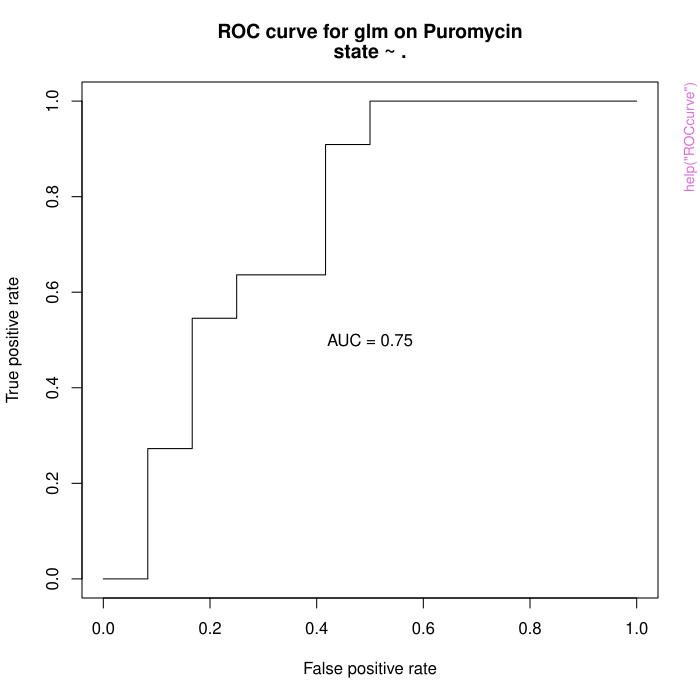

This figure's R source:
pkgname <- "smallstuff"
source(file.path(R.home("share"), "R", "examples-header.R"))
options(warn = 1)
options(pager = "console")
library('smallstuff')

base::assign(".oldSearch", base::search(), pos = 'CheckExEnv')
base::assign(".old_wd", base::getwd(), pos = 'CheckExEnv')
cleanEx()
nameEx("CI")
### * CI

flush(stderr()); flush(stdout())

### Name: CI
### Title: Normal Confidence Interval
### Aliases: CI

### ** Examples

CI()
CI(150,5,30,.9)



cleanEx()
nameEx("CVerror")
### * CVerror

flush(stderr()); flush(stdout())

### Name: CVerror
### Title: k-Fold Cross Validation Error Rate
### Aliases: CVerror

### ** Examples

mtcars$am=as.factor(mtcars$am)
gmod=glm(am~mpg,binomial,mtcars)
CVerror(gmod)



cleanEx()
nameEx("CVerrorknn")
### * CVerrorknn

flush(stderr()); flush(stdout())

### Name: CVerrorknn
### Title: k-Fold Cross Validation Error Rate for KNN
### Aliases: CVerrorknn

### ** Examples

mtcars$am=as.factor(mtcars$am)
CVerrorknn(mtcars[,c("mpg","hp")],mtcars$am)



cleanEx()
nameEx("ROCcurve")
### * ROCcurve

flush(stderr()); flush(stdout())

### Name: ROCcurve
### Title: Plot the ROC curve
### Aliases: ROCcurve

### ** Examples

gmod=glm(state~.,binomial,Puromycin)
ROCcurve(gmod)



cleanEx()
nameEx("ROCknn")
### * ROCknn

flush(stderr()); flush(stdout())

### Name: ROCknn
### Title: KNN ROC curve
### Aliases: ROCknn

### ** Examples

yhat=class::knn(Puromycin[,c("conc","rate")],Puromycin[,c("conc","rate")],
         Puromycin$state,10,prob=TRUE)
ROCknn(yhat,Puromycin$state)



cleanEx()
nameEx("allspan3D")
### * allspan3D

flush(stderr()); flush(stdout())

### Name: allspan3D
### Title: Plot Span and Vectors in 3D
### Aliases: allspan3D

### ** Examples

M=matrix(c(1,2,4,3,0,2),3)
oldpar <- par(mfrow=c(3,2))
allspan3D(M,cbind(M,M[,1]-M[,2]),V2=matrix(c(rep(0,6),M[,2]),3),col=c(2,2,1))
par(oldpar)



graphics::par(get("par.postscript", pos = 'CheckExEnv'))
cleanEx()
nameEx("allvectors3D")
### * allvectors3D

flush(stderr()); flush(stdout())

### Name: allvectors3D
### Title: Plot Vectors in 3D
### Aliases: allvectors3D

### ** Examples

a=c(2,4,8)
b=c(6,0,4)
oldpar <- par(mfrow=c(3,2))
allvectors3D(cbind(a,b,a-b),V2=matrix(c(rep(0,6),b),3))
par(oldpar)



graphics::par(get("par.postscript", pos = 'CheckExEnv'))
cleanEx()
nameEx("as_adj_def")
### * as_adj_def

flush(stderr()); flush(stdout())

### Name: as_adj_def
### Title: Create an adjacency matrix from a multigraph according to the
###   definition
### Aliases: as_adj_def

### ** Examples

g=igraph::graph_from_literal(1-2,2-2:3:3:4,3-4:5:6,5-1:1:1,6-6,simplify=FALSE)
as_adj_def(g)



cleanEx()
nameEx("coord2D")
### * coord2D

flush(stderr()); flush(stdout())

### Name: coord2D
### Title: Plot a 2D Coordinate System
### Aliases: coord2D

### ** Examples

coord2D()



cleanEx()
nameEx("coord3D")
### * coord3D

flush(stderr()); flush(stdout())

### Name: coord3D
### Title: Plot a 3D Coordinate System
### Aliases: coord3D

### ** Examples

coord3D()



cleanEx()
nameEx("crossing2")
### * crossing2

flush(stderr()); flush(stdout())

### Name: crossing2
### Title: Find Edge Crossings
### Aliases: crossing2

### ** Examples

g=igraph::graph_from_literal(1-2,2-3:4,3-4:5:6,5-1)
split=c("A","A","B","B","A","B")
igraph::V(g);split
igraph::E(g);crossing2(split,g)



cleanEx()
nameEx("dCohen")
### * dCohen

flush(stderr()); flush(stdout())

### Name: dCohen
### Title: Cohen's d
### Aliases: dCohen

### ** Examples

#one-sample
x=c(1:10,5,6,3:8)
dCohen(x,mu0=7)

#two-sample independent
y=1:15
dCohen(x,y)

#two-sample paired
dCohen(x,1:18,paired=TRUE)



cleanEx()
nameEx("dataSet")
### * dataSet

flush(stderr()); flush(stdout())

### Name: dataSet
### Title: Obtain a Dataset from a Formula
### Aliases: dataSet

### ** Examples

dataSet(mpg~.-disp,mtcars,10:20)



cleanEx()
nameEx("get_subgraphs")
### * get_subgraphs

flush(stderr()); flush(stdout())

### Name: get_subgraphs
### Title: Split a Graph into Subgraphs
### Aliases: get_subgraphs

### ** Examples

g=igraph::graph_from_literal(1-2,2-3:4,3-4:5:6,5-1)
split=c("A","A","B","B","A","B")
igraph::V(g);split
igraph::V(get_subgraphs(g,split)[[1]])
igraph::V(get_subgraphs(g,split)[[2]])



cleanEx()
nameEx("graph_attr_from_df")
### * graph_attr_from_df

flush(stderr()); flush(stdout())

### Name: graph_attr_from_df
### Title: Add Graph Attributes to a Graph from a Data Frame
### Aliases: graph_attr_from_df

### ** Examples

g=igraph::graph_from_literal(1-2,2-3:4,3-4:5:6,5-1)
df=data.frame(name="Test Graph",descr="A graph")
graph_attr_from_df(g,df)



cleanEx()
nameEx("impNA")
### * impNA

flush(stderr()); flush(stdout())

### Name: impNA
### Title: Impute Missing Values
### Aliases: impNA

### ** Examples

v1=c(2,5,3,NA,2,4,1,NA)
#Replace values with the mean
impNA(v1,na.rm=TRUE)
#Replace values with the minimum
impNA(v1,min,na.rm=TRUE)



cleanEx()
nameEx("isInt")
### * isInt

flush(stderr()); flush(stdout())

### Name: isInt
### Title: Determine if the Input contains Integers
### Aliases: isInt

### ** Examples

isInt(c(3,3.23,Inf))



cleanEx()
nameEx("laCrossProd")
### * laCrossProd

flush(stderr()); flush(stdout())

### Name: laCrossProd
### Title: Cross Product (Linear Algebra)
### Aliases: laCrossProd

### ** Examples

x=c(1,2,1)
y=1:3
laCrossProd(x,y)



cleanEx()
nameEx("lines3D")
### * lines3D

flush(stderr()); flush(stdout())

### Name: lines3D
### Title: Lines in 3D
### Aliases: lines3D

### ** Examples

pl=coord3D(30)
lines3D(pl,0:10,0:10,rep(0,11))
lines3D(pl,0:10,0:10,c(0,2,1,3:8,7,5),col=2)



cleanEx()
nameEx("lmPartReg")
### * lmPartReg

flush(stderr()); flush(stdout())

### Name: lmPartReg
### Title: Partial Regression Plot
### Aliases: lmPartReg

### ** Examples

lmod=lm(mpg~.,mtcars)
lmPartReg(lmod,"wt")



cleanEx()
nameEx("lmSub")
### * lmSub

flush(stderr()); flush(stdout())

### Name: lmSub
### Title: Best Linear Model in Subset Selection
### Aliases: lmSub

### ** Examples

subs=leaps::regsubsets(mpg~.,mtcars)
summary(lmSub(subs,3))



cleanEx()
nameEx("logistErrorRate")
### * logistErrorRate

flush(stderr()); flush(stdout())

### Name: logistErrorRate
### Title: Calculate the Error Rate and Results Table for Logistic
###   Regression Models
### Aliases: logistErrorRate

### ** Examples

gmod=glm(state~.,binomial,Puromycin)
logistErrorRate(gmod)



cleanEx()
nameEx("outliers")
### * outliers

flush(stderr()); flush(stdout())

### Name: outliers
### Title: Find Outliers
### Aliases: outliers

### ** Examples

x=c(100,30:40,101,25:28)
outliers(x)



cleanEx()
nameEx("plotCol")
### * plotCol

flush(stderr()); flush(stdout())

### Name: plotCol
### Title: Plot Colors
### Aliases: plotCol

### ** Examples

plotCol("maroon")



cleanEx()
nameEx("pop.sd")
### * pop.sd

flush(stderr()); flush(stdout())

### Name: pop.sd
### Title: Calculate the Population Standard Deviation
### Aliases: pop.sd

### ** Examples

pop.sd(c(1:6,NA,7:10))



cleanEx()
nameEx("pop.var")
### * pop.var

flush(stderr()); flush(stdout())

### Name: pop.var
### Title: Calculate the Population Variance
### Aliases: pop.var

### ** Examples

pop.var(c(1:6,NA,7:10))



cleanEx()
nameEx("predict.regsubsets")
### * predict.regsubsets

flush(stderr()); flush(stdout())

### Name: predict.regsubsets
### Title: Obtain Predictions using Subset Selection
### Aliases: predict.regsubsets

### ** Examples

subs=leaps::regsubsets(mpg~.,mtcars,subset=1:25)
predict(subs,3L,mtcars[26:32,])



cleanEx()
nameEx("projMatrix")
### * projMatrix

flush(stderr()); flush(stdout())

### Name: projMatrix
### Title: Create the Projection Matrix of a Matrix
### Aliases: projMatrix

### ** Examples

projMatrix(matrix(c(3,4,-1,2,1,1),3))



cleanEx()
nameEx("qqlineHalf")
### * qqlineHalf

flush(stderr()); flush(stdout())

### Name: qqlineHalf
### Title: Line through a Half-Normal Plot
### Aliases: qqlineHalf

### ** Examples

z=rnorm(100)
faraway::halfnorm(z)
qqlineHalf(z)



cleanEx()
nameEx("rcpp_hello_world")
### * rcpp_hello_world

flush(stderr()); flush(stdout())

### Name: rcpp_hello_world
### Title: Simple function using Rcpp
### Aliases: rcpp_hello_world

### ** Examples

## Not run: 
##D rcpp_hello_world()
## End(Not run)



cleanEx()
nameEx("round2")
### * round2

flush(stderr()); flush(stdout())

### Name: round2
### Title: Round to the Nearest Number
### Aliases: round2

### ** Examples

round2(2.5)



cleanEx()
nameEx("smallstuff-package")
### * smallstuff-package

flush(stderr()); flush(stdout())

### Name: smallstuff-package
### Title: A short title line describing what the package does
### Aliases: smallstuff-package smallstuff
### Keywords: package

### ** Examples

  ## Not run: 
##D      ## Optional simple examples of the most important functions
##D      ## These can be in \dontrun{} and \donttest{} blocks.   
##D   
## End(Not run)



cleanEx()
nameEx("span3D")
### * span3D

flush(stderr()); flush(stdout())

### Name: span3D
### Title: Span of a Matrix
### Aliases: span3D

### ** Examples

span3D(matrix(c(1,0,0,1,1,1),3))



cleanEx()
nameEx("systemEq")
### * systemEq

flush(stderr()); flush(stdout())

### Name: systemEq
### Title: Solve a System of Equations
### Aliases: systemEq

### ** Examples

systemEq(matrix(c(1:3,2,4,4),3),c(3,6,7))



cleanEx()
nameEx("vector2D")
### * vector2D

flush(stderr()); flush(stdout())

### Name: vector2D
### Title: Add a Vector to a 2D Coordinate System
### Aliases: vector2D

### ** Examples

a=c(2,4)
b=c(0,3)
coord2D()
vector2D(a)
vector2D(b)
vector2D(a-b,b,"blue")



cleanEx()
nameEx("vector3D")
### * vector3D

flush(stderr()); flush(stdout())

### Name: vector3D
### Title: Add a Vector to a 3D Coordinate System
### Aliases: vector3D

### ** Examples

a=c(2,4,8)
b=c(6,0,4)
pl=coord3D()
vector3D(pl,a)
vector3D(pl,b)
vector3D(pl,a-b,b,3)



cleanEx()
nameEx("weight_distribution")
### * weight_distribution

flush(stderr()); flush(stdout())

### Name: weight_distribution
### Title: Weight Distribution of a Graph
### Aliases: weight_distribution

### ** Examples

g=igraph::graph_from_literal(1-2,2-3:4,3-4:5:6,5-1)
igraph::E(g)$weight=c(1,2,1,4,2,1,1)
table(igraph::strength(g))/6
weight_distribution(g)



cleanEx()
nameEx("withinPC")
### * withinPC

flush(stderr()); flush(stdout())

### Name: withinPC
### Title: Calculate Row or Column Percentages
### Aliases: withinPC

### ** Examples

(X=matrix(c(1:12),3))
withinPC(X)



### * <FOOTER>
###
cleanEx()
options(digits = 7L)
base::cat("Time elapsed: ", proc.time() - base::get("ptime", pos = 'CheckExEnv'),"\n")
grDevices::dev.off()
###
### Local variables: ***
### mode: outline-minor ***
### outline-regexp: "\\(> \\)?### [*]+" ***
### End: ***
quit('no')
